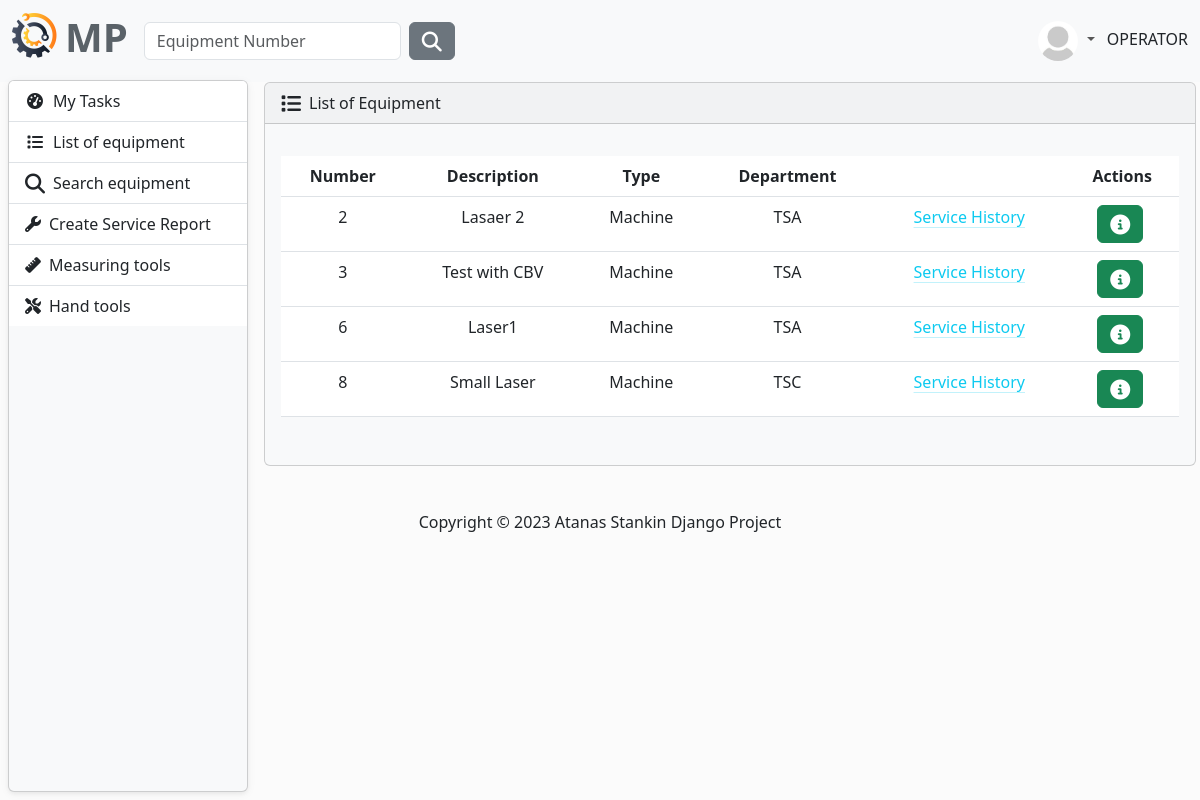
The app's page /equipment/equipment-list/ (signed in) with its own data.
### MaintenancePlanner/accounts/models.py (models this page shows, shortened)
class AppUser(AbstractUser, PermissionsMixin):
    first_name = models.CharField(
        max_length=30,
        validators=[
            MinLengthValidator(2),
            user_name_validator,
        ]
    )
    last_name = models.CharField(
        max_length=30,
        validators=[
            MinLengthValidator(2),
            user_name_validator,
        ]
    )
    email = models.EmailField(unique=True)
    class Role(models.TextChoices):
        MANAGER = "MANAGER", 'Manager'
        SUPERVISOR = "SUPERVISOR", 'Supervisor'
        OPERATOR = "OPERATOR", 'Operator'
    role = models.CharField(max_length=50, choices=Role.choices)

class Profile(models.Model):
    user = models.OneToOneField(AppUser, on_delete=models.CASCADE)
    image = models.ImageField(
        default='images/default.jpg',
        null=True,
        blank=True,
        upload_to='images/'
    )

### MaintenancePlanner/equipment/models.py (models this page shows, shortened)
class Equipment(models.Model):
    description = models.CharField(
        max_length=30,
        validators=[equipment_name_validator],
    )
    type = models.CharField(
        max_length=30,
        choices=TYPE_OF_EQUIPMENT
    )
    acquisition_date = models.DateField(
        blank=True,
        null=True,
        verbose_name='Acquisition Date',
    )
    acquisition_value = models.FloatField(
        blank=True,
        null=True,
        verbose_name='Acquisition Value',
    )
    currency_code = models.CharField(
        max_length=10,
        choices=CURRENCY_CHOICES,
        default='EUR',
    )
    year_of_manufacture = models.PositiveIntegerField(
        verbose_name='Year of Manufacture',
        null=True,
        blank=True,
    )
    manufacturer = models.CharField(
        max_length=30,
        blank=True,
        null=True,
    )
    model_number = models.CharField(
        max_length=30,
        blank=True,
        null=True,
        verbose_name='Model Number'
    )
    part_number = models.CharField(
        max_length=30,
        blank=True,
        null=True,
        verbose_name='Manufacturer Part Number',
    )
    serial_number = models.CharField(
        max_length=30,
        blank=True,
        null=True,
        verbose_name='Manufacturer Serial Number',
    )
    plant = models.ForeignKey(
        to=Plant,
        on_delete=models.CASCADE)
    department = models.ForeignKey(
        to=Department,
        on_delete=models.CASCADE)

### MaintenancePlanner/plant/models.py (models this page shows)
class Department(models.Model):
    name = models.CharField(
        max_length=30,
    )
    plant = models.ForeignKey(
        to=Plant,
        on_delete=models.CASCADE,
    )
    def __str__(self):
        return self.name

### MaintenancePlanner/equipment/views.py (the view)
# urls.py: path('equipment-list/', EquipmentListView.as_view(), name='equipment-list'),
class EquipmentListView(LoginRequiredMixin, ListView):
    model = Equipment
    context_object_name = 'equipment'
    template_name = 'equipment_list.html'

### MaintenancePlanner/maintenance_plan/models.py (called while the page is built)
    def __str__(self):
        return self.name

### MaintenancePlanner/equipment/templates/equipment_list.html
{% extends "base.html" %}
{% block content %}
    {% include 'partials/equipment.html' %}
{% endblock %}

### templates/partials/navbar.html (shortened to what this page needs)
{% load static %}
<nav class="navbar navbar-expand-lg bg-light" data-bs-theme="light">
    <div class="container-fluid">
        <a class="navbar-brand" href="{% url 'home-page' %}">
            <ul class="navbar-nav ms-auto d-flex flex-row">
                <li><img class="logo me-2" src="{% static 'img/logo.png' %}" alt="logo"></li>
                <li><h1 style="color: #5a6268; font-weight: bold">MP</h1></li>
            </ul>
        </a>
        <div class="collapse navbar-collapse" id="navbarColor01">
            {% if user.is_authenticated %}
                <form class="d-flex" method=POST action="{% url 'search-equipment' %}">
                    <input class="form-control me-sm-2" type="search" placeholder="Equipment Number"
                           name="number">
                    <button class="btn btn-secondary my-2 my-sm-0" type="submit"><i
                            class="fa-solid fa-magnifying-glass fa-lg"></i></button>
                </form>
            {% endif %}
            <ul class="navbar-nav ms-auto d-flex flex-row">
                {% if not request.user.is_authenticated %}
                    <li class="nav-item">
                        <a class="nav-link" href="{% url 'login' %}"><i
                                class="fa-solid fa-right-to-bracket fa-lg me-2"></i>Sig In
                        </a>
                    </li>
                {% else %}
                    <li class="nav-item dropdown">
                        <div class="btn-group dropdown">
                            <a class="nav-link dropdown-toggle" data-bs-toggle="dropdown" href="#" role="button"
                               aria-haspopup="true" aria-expanded="false">
                                {% if user.profile.image %}
                                    <img src="{{ user.profile.image.url }}" class="rounded-circle" height="40"
                                         loading="lazy"/>
                                {% else %}
                                    <img src="{% static 'img/profile-img.png' %}" class="rounded-circle" height="40"
                                         loading="lazy"/>
                                {% endif %}
                            </a>
                        </div>
                        {{ request.user.role }}
                    </li>
                {% endif %}
            </ul>
        </div>
    </div>
</nav>

### MaintenancePlanner/equipment/templates/partials/equipment.html (shortened to what this page needs)
<article>
    {% if equipment %}
        <div class="card bg-light ms-1 me-4 mb-4 mt-0">
            <div class="card-header">
                <i class="fa-solid fa-list fa-lg me-2"></i>List of Equipment
            </div>
            <div class="card-body">
                <p class="card-text">
                <div class="table-responsive">
                    <table class="table table-hover ">
                        <thead class="text-center">
                        <tr>
                            <th scope="col">Number</th>
                            <th scope="col">Description</th>
                            <th scope="col">Type</th>
                            <th scope="col">Department</th>
                            <th scope="col"></th>
                            <th scope="col">Actions</th>
                        </tr>
                        </thead>
                        <tbody class="text-center">
                        {% for eq in  equipment %}
                            <tr>
                                <td>{{ eq.id }}</td>
                                <td>{{ eq.description }}</td>
                                <td>{{ eq.type }}</td>
                                <td>{{ eq.department }}</td>
                                <td>
                                    <a class="link-info link-offset-2 link-underline-opacity-25 link-underline-opacity-100-hover"
                                       href="{% url 'service-history' eq.id %}">
                                        Service History
                                    </a>
                                </td>
                                <td>
                                    <button type="button" class="btn btn-success me-1"
                                            href="{% url 'view-equipment' eq.id %}" data-bs-toggle="modal"
                                            data-bs-target="#myModal{{ eq.id }}">
                                        <i class="fa-solid fa-circle-info fa-lg"></i>
                                    </button>
                                </td>
                            </tr>
                        {% endfor %}
                        </tbody>
                    </table>
                </div>
                </p>
            </div>
        </div>
    {% endif %}
</article>

### static/css/layout.css (style rules this page uses)
body { background-color: #fbfbfb; }
article { grid-area: content; margin-left: 20px; width: 100%; }

### static/css/side-bar.css (style rules this page uses)
body { background-color: #fbfbfb; }

### records on screen
AppUser: profile.image (placeholder picture), user.role "OPERATOR"
Equipment: id "2", description "Lasaer 2", type "Machine", department "TSA"
Equipment: id "3", description "Test with CBV", type "Machine", department "TSA"
Equipment: id "6", description "Laser1", type "Machine", department "TSA"
Equipment: id "8", description "Small Laser", type "Machine", department "TSC"
